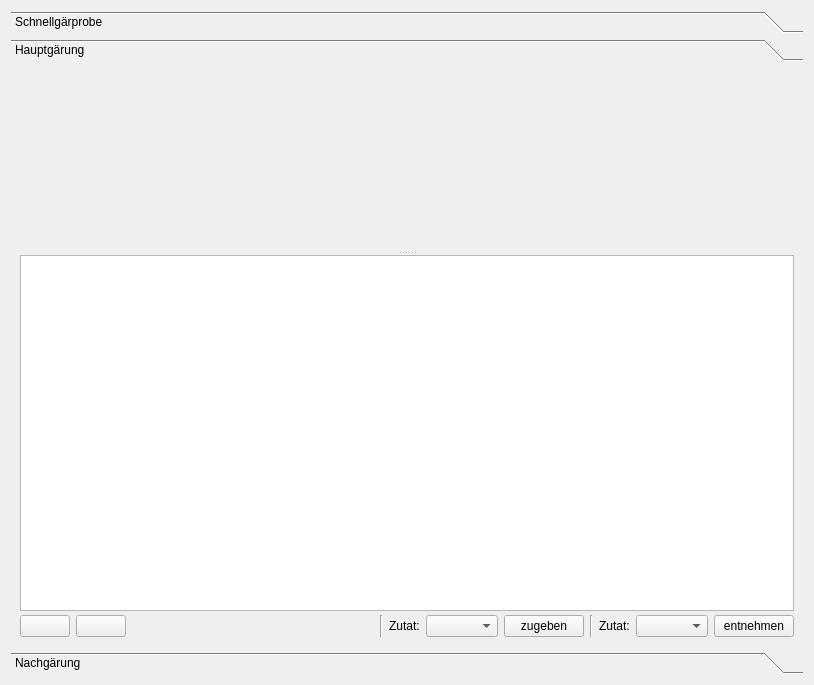
<?xml version="1.0" encoding="UTF-8"?>
<ui version="4.0">
 <class>TabGaerverlauf</class>
 <widget class="QWidget" name="TabGaerverlauf">
  <property name="geometry">
   <rect>
    <x>0</x>
    <y>0</y>
    <width>814</width>
    <height>685</height>
   </rect>
  </property>
  <layout class="QVBoxLayout" name="verticalLayout">
   <property name="spacing">
    <number>4</number>
   </property>
   <item>
    <widget class="QToolBox" name="toolBox_Gaerverlauf">
     <property name="currentIndex">
      <number>1</number>
     </property>
     <widget class="QWidget" name="pageSchnellgaerung">
      <property name="geometry">
       <rect>
        <x>0</x>
        <y>0</y>
        <width>796</width>
        <height>586</height>
       </rect>
      </property>
      <property name="toolTip">
       <string>&lt;html&gt;&lt;head/&gt;&lt;body&gt;&lt;p&gt;Dies ist das Feld für die Messungen der &lt;span style=&quot; font-weight:600;&quot;&gt;Schnellgärprobe&lt;/span&gt;.&lt;/p&gt;&lt;p&gt;Die Schnellgärprobe dient zum einen zur Bestimmung des Abfüllzeitpunktes beim Grünschlauchen und zum anderen zur Bestimmung der Zucker- oder Speisegabe zur Nachgärung wie der Hefeaktivität allgemein.&lt;/p&gt;&lt;p&gt;Die jeweils letzte Messung wird im Tab Braudaten bei aktivierter Schnellgärprobe in den Felder für den Endvergärungsgrad und den Alkoholgehalt, im Tab Abfülldaten im Feld Sudhausausbeute übernommen.&lt;/p&gt;&lt;p&gt;Ist die Schnellgärprobe aktiv, werden ihre Werte im Kleinen Brauhelfer vor der Hauptgärung bevorzugt. Damit ermöglicht sie Prognosen über den Gärverlauf.&lt;/p&gt;&lt;/body&gt;&lt;/html&gt;</string>
      </property>
      <attribute name="label">
       <string>Schnellgärprobe</string>
      </attribute>
      <layout class="QVBoxLayout" name="verticalLayout_3">
       <property name="spacing">
        <number>4</number>
       </property>
       <item>
        <widget class="QSplitter" name="splitterSchnellgaerung">
         <property name="orientation">
          <enum>Qt::Vertical</enum>
         </property>
         <widget class="WdgDiagramView" name="widget_DiaSchnellgaerverlauf" native="true">
          <property name="minimumSize">
           <size>
            <width>0</width>
            <height>100</height>
           </size>
          </property>
         </widget>
         <widget class="QWidget" name="verticalLayoutWidget">
          <layout class="QVBoxLayout" name="verticalLayout_2">
           <property name="spacing">
            <number>4</number>
           </property>
           <item>
            <widget class="TableView" name="tableWidget_Schnellgaerverlauf">
             <property name="alternatingRowColors">
              <bool>true</bool>
             </property>
             <property name="selectionBehavior">
              <enum>QAbstractItemView::SelectRows</enum>
             </property>
             <attribute name="verticalHeaderVisible">
              <bool>false</bool>
             </attribute>
            </widget>
           </item>
           <item>
            <widget class="QWidget" name="wdgEditSchnellgaerung" native="true">
             <layout class="QHBoxLayout" name="horizontalLayout_94">
              <property name="leftMargin">
               <number>0</number>
              </property>
              <property name="topMargin">
               <number>0</number>
              </property>
              <property name="rightMargin">
               <number>0</number>
              </property>
              <property name="bottomMargin">
               <number>0</number>
              </property>
              <item>
               <widget class="QPushButton" name="btnAddSchnellgaerMessung">
                <property name="minimumSize">
                 <size>
                  <width>50</width>
                  <height>0</height>
                 </size>
                </property>
                <property name="toolTip">
                 <string>&lt;html&gt;&lt;head/&gt;&lt;body&gt;&lt;p&gt;Hiermit werden die in den Feldern Datum, Restextrakt und Temperatur eingegebenen Werte als neue &lt;span style=&quot; font-weight:600;&quot;&gt;Messung&lt;/span&gt; in die Tabelle aufgenommen.&lt;/p&gt;&lt;/body&gt;&lt;/html&gt;</string>
                </property>
                <property name="icon">
                 <iconset resource="images.qrc">
                  <normaloff>:/images/plus.svg</normaloff>:/images/plus.svg</iconset>
                </property>
               </widget>
              </item>
              <item>
               <widget class="QPushButton" name="btnDelSchnellgaerMessung">
                <property name="minimumSize">
                 <size>
                  <width>50</width>
                  <height>0</height>
                 </size>
                </property>
                <property name="toolTip">
                 <string>&lt;html&gt;&lt;head/&gt;&lt;body&gt;&lt;p&gt;Hier wird eine &lt;span style=&quot; font-weight:600;&quot;&gt;Messung gelöscht&lt;/span&gt;. Sie muss dazu markiert sein.&lt;/p&gt;&lt;/body&gt;&lt;/html&gt;</string>
                </property>
                <property name="icon">
                 <iconset resource="images.qrc">
                  <normaloff>:/images/minus.svg</normaloff>:/images/minus.svg</iconset>
                </property>
               </widget>
              </item>
              <item>
               <spacer name="horizontalSpacer_67">
                <property name="orientation">
                 <enum>Qt::Horizontal</enum>
                </property>
                <property name="sizeHint" stdset="0">
                 <size>
                  <width>18</width>
                  <height>20</height>
                 </size>
                </property>
               </spacer>
              </item>
             </layout>
            </widget>
           </item>
          </layout>
         </widget>
        </widget>
       </item>
      </layout>
     </widget>
     <widget class="QWidget" name="pageHauptgaerung">
      <property name="geometry">
       <rect>
        <x>0</x>
        <y>0</y>
        <width>796</width>
        <height>586</height>
       </rect>
      </property>
      <property name="toolTip">
       <string>&lt;html&gt;&lt;head/&gt;&lt;body&gt;&lt;p&gt;Dies ist das Feld für die Messungen der &lt;span style=&quot; font-weight:600;&quot;&gt;Hauptgärung&lt;/span&gt;.&lt;/p&gt;&lt;p&gt;Die Hauptgärung gibt Auskunft über die Hefearbeit und damit der &lt;span style=&quot; font-weight:600;&quot;&gt;Hefeaktivität&lt;/span&gt;. Ziel ist es, den Endvergärungsgrad (EVG) innerhalb der Parameter der Hefe laut Herstellerangaben zu erreichen. Bei einer durchnittlichen Hefe sind dies 70%. Optimale Parameter bedeutet ein Maximum an Wirkungsgrad der jeweiligen Hefe. Werte unterhalb der Hefe-Parameter bedeuten unvergorenen Zucker und haben oft einen Fehlgeschmack zur Folge, der sich süßlich, auch Mastigkeit genannt, bemerkbar macht.&lt;/p&gt;&lt;p&gt;Die jeweils letzte Messung wird im Tab Braudaten für den Endvergärungsgrad und den Alkoholgehalt, im Tab Abfülldaten im Feld Sudhausausbeute übernommen. Die Werte der Schnellgärprobe werden primär in die genannten Felder eingetragen.&lt;/p&gt;&lt;p&gt;In allen Fällen sind aber die Werte der Hauptgärung bestimmend.&lt;/p&gt;&lt;/body&gt;&lt;/html&gt;</string>
      </property>
      <attribute name="label">
       <string>Hauptgärung</string>
      </attribute>
      <layout class="QVBoxLayout" name="verticalLayout_5">
       <property name="spacing">
        <number>4</number>
       </property>
       <item>
        <widget class="QSplitter" name="splitterHauptgaerung">
         <property name="orientation">
          <enum>Qt::Vertical</enum>
         </property>
         <widget class="WdgDiagramView" name="widget_DiaHauptgaerverlauf" native="true">
          <property name="minimumSize">
           <size>
            <width>0</width>
            <height>100</height>
           </size>
          </property>
         </widget>
         <widget class="QWidget" name="verticalLayoutWidget_2">
          <layout class="QVBoxLayout" name="verticalLayout_4">
           <property name="spacing">
            <number>4</number>
           </property>
           <item>
            <widget class="TableView" name="tableWidget_Hauptgaerverlauf">
             <property name="alternatingRowColors">
              <bool>true</bool>
             </property>
             <property name="selectionBehavior">
              <enum>QAbstractItemView::SelectRows</enum>
             </property>
             <attribute name="verticalHeaderVisible">
              <bool>false</bool>
             </attribute>
            </widget>
           </item>
           <item>
            <widget class="QWidget" name="wdgEditHauptgaerung1" native="true">
             <layout class="QHBoxLayout" name="horizontalLayout_95">
              <property name="leftMargin">
               <number>0</number>
              </property>
              <property name="topMargin">
               <number>0</number>
              </property>
              <property name="rightMargin">
               <number>0</number>
              </property>
              <property name="bottomMargin">
               <number>0</number>
              </property>
              <item>
               <widget class="QPushButton" name="btnAddHauptgaerMessung">
                <property name="minimumSize">
                 <size>
                  <width>50</width>
                  <height>0</height>
                 </size>
                </property>
                <property name="toolTip">
                 <string>&lt;html&gt;&lt;head/&gt;&lt;body&gt;&lt;p&gt;Hiermit werden die in den Feldern Datum, Restextrakt und Temperatur eingegebenen Werte als neue &lt;span style=&quot; font-weight:600;&quot;&gt;Messung&lt;/span&gt; in die Tabelle aufgenommen.&lt;/p&gt;&lt;/body&gt;&lt;/html&gt;</string>
                </property>
                <property name="icon">
                 <iconset resource="images.qrc">
                  <normaloff>:/images/plus.svg</normaloff>:/images/plus.svg</iconset>
                </property>
               </widget>
              </item>
              <item>
               <widget class="QPushButton" name="btnDelHauptgaerMessung">
                <property name="minimumSize">
                 <size>
                  <width>50</width>
                  <height>0</height>
                 </size>
                </property>
                <property name="toolTip">
                 <string>&lt;html&gt;&lt;head/&gt;&lt;body&gt;&lt;p&gt;Hier wird eine &lt;span style=&quot; font-weight:600;&quot;&gt;Messung gelöscht&lt;/span&gt;. Sie muss dazu markiert sein.&lt;/p&gt;&lt;/body&gt;&lt;/html&gt;</string>
                </property>
                <property name="icon">
                 <iconset resource="images.qrc">
                  <normaloff>:/images/minus.svg</normaloff>:/images/minus.svg</iconset>
                </property>
               </widget>
              </item>
              <item>
               <spacer name="horizontalSpacer">
                <property name="orientation">
                 <enum>Qt::Horizontal</enum>
                </property>
                <property name="sizeHint" stdset="0">
                 <size>
                  <width>40</width>
                  <height>20</height>
                 </size>
                </property>
               </spacer>
              </item>
              <item>
               <widget class="QWidget" name="widget_EwzZugeben" native="true">
                <layout class="QHBoxLayout" name="horizontalLayout_23">
                 <property name="leftMargin">
                  <number>0</number>
                 </property>
                 <property name="topMargin">
                  <number>0</number>
                 </property>
                 <property name="rightMargin">
                  <number>0</number>
                 </property>
                 <property name="bottomMargin">
                  <number>0</number>
                 </property>
                 <item>
                  <widget class="Line" name="line">
                   <property name="orientation">
                    <enum>Qt::Vertical</enum>
                   </property>
                  </widget>
                 </item>
                 <item>
                  <widget class="QLabel" name="label_3">
                   <property name="text">
                    <string>Zutat:</string>
                   </property>
                  </widget>
                 </item>
                 <item>
                  <widget class="ComboBox" name="comboBox_GaerungEwzAuswahl">
                   <property name="toolTip">
                    <string>&lt;html&gt;&lt;head/&gt;&lt;body&gt;&lt;p&gt;Der Klick auf den Button &lt;span style=&quot; font-weight:600;&quot;&gt;Zutat&lt;/span&gt; öffnet die Liste der im Rezept festgelegten Zutaten zur Zugabe. Im Tab Rezept ist dies ebenfalls möglich.&lt;/p&gt;&lt;p&gt;Wird die &lt;span style=&quot; font-weight:600;&quot;&gt;Zugabe&lt;/span&gt; und &lt;span style=&quot; font-weight:600;&quot;&gt;Entnahme&lt;/span&gt; nicht ausgeführt, kann später der Sud nicht als abgefüllt markiert werden.&lt;/p&gt;&lt;p&gt;In den Tabs &lt;span style=&quot; font-weight:600;&quot;&gt;Rezept&lt;/span&gt; und im &lt;span style=&quot; font-weight:600;&quot;&gt;Spickzettel&lt;/span&gt; ist der Zeitpunkt der Gabe und Entnahme eingestellt.&lt;/p&gt;&lt;/body&gt;&lt;/html&gt;</string>
                   </property>
                  </widget>
                 </item>
                 <item>
                  <widget class="QPushButton" name="btnGaerungEwzZugeben">
                   <property name="toolTip">
                    <string>&lt;html&gt;&lt;head/&gt;&lt;body&gt;&lt;p&gt;Mit Klick auf diesen Button wird dem Kleinen Brauhelfer die &lt;span style=&quot; font-weight:600;&quot;&gt;Zugabe&lt;/span&gt; einer Zutat mitgeteilt. An verschiedenen Stellen des Programms wird dies berücksichtigt.&lt;/p&gt;&lt;p&gt;Im Tab Rezept kann man im Reiter &lt;span style=&quot; font-weight:600;&quot;&gt;Weitere Zutaten &lt;/span&gt;ebenfalls Zutaten zugeben (und entnehmen).&lt;/p&gt;&lt;p&gt;Wird der Klick auf &lt;span style=&quot; font-weight:600;&quot;&gt;zugeben &lt;/span&gt;und &lt;span style=&quot; font-weight:600;&quot;&gt;entnehmen&lt;/span&gt; vergessen, kann später der Sud nicht als abgefüllt markiert werden. In den Tabs Rezept und Spickzettel ist der Zeitpunkt der Gabe und Entnahme festgehalten.&lt;/p&gt;&lt;/body&gt;&lt;/html&gt;</string>
                   </property>
                   <property name="text">
                    <string>zugeben</string>
                   </property>
                  </widget>
                 </item>
                </layout>
               </widget>
              </item>
              <item>
               <widget class="QWidget" name="widget_EwzEntnehmen" native="true">
                <layout class="QHBoxLayout" name="horizontalLayout_24">
                 <property name="leftMargin">
                  <number>0</number>
                 </property>
                 <property name="topMargin">
                  <number>0</number>
                 </property>
                 <property name="rightMargin">
                  <number>0</number>
                 </property>
                 <property name="bottomMargin">
                  <number>0</number>
                 </property>
                 <item>
                  <widget class="Line" name="line_2">
                   <property name="orientation">
                    <enum>Qt::Vertical</enum>
                   </property>
                  </widget>
                 </item>
                 <item>
                  <widget class="QLabel" name="label_70">
                   <property name="text">
                    <string>Zutat:</string>
                   </property>
                  </widget>
                 </item>
                 <item>
                  <widget class="ComboBox" name="comboBox_GaerungEwzAuswahlEntnahme">
                   <property name="toolTip">
                    <string>&lt;html&gt;&lt;head/&gt;&lt;body&gt;&lt;p&gt;Der Klick auf den Button &lt;span style=&quot; font-weight:600;&quot;&gt;Entnahme&lt;/span&gt; öffnet die Liste der im Rezept festgelegten Zutaten zur Gärung.&lt;/p&gt;&lt;p&gt;Entnommende Zutaten müssen hier ausgewählt und bestätigt werden. Im Tab Rezept ist dies ebenfalls möglich. Wird die &lt;span style=&quot; font-weight:600;&quot;&gt;Zugabe&lt;/span&gt; und &lt;span style=&quot; font-weight:600;&quot;&gt;Entnahme&lt;/span&gt; nicht ausgeführt, kann später der Sud nicht als abgefüllt markiert werden.&lt;/p&gt;&lt;p&gt;In den Tabs &lt;span style=&quot; font-weight:600;&quot;&gt;Rezept&lt;/span&gt; und im &lt;span style=&quot; font-weight:600;&quot;&gt;Spickzettel&lt;/span&gt; ist der Zeitpunkt der Gabe und Entnahme eingestellt.&lt;/p&gt;&lt;/body&gt;&lt;/html&gt;</string>
                   </property>
                  </widget>
                 </item>
                 <item>
                  <widget class="QPushButton" name="btnGaerungEwzEntnehmen">
                   <property name="toolTip">
                    <string>&lt;html&gt;&lt;head/&gt;&lt;body&gt;&lt;p&gt;Mit Klick auf diesen Button wird dem Kleinen Brauhelfer die &lt;span style=&quot; font-weight:600;&quot;&gt;Entnahme&lt;/span&gt; einer Zutat mitgeteilt. An verschiedenen Stellen des Programms wird dies berücksichtigt.&lt;/p&gt;&lt;p&gt;Im Tab Rezept kann man im Reiter &lt;span style=&quot; font-weight:600;&quot;&gt;Weitere Zutaten &lt;/span&gt;ebenfalls Zutaten zugeben (und entnehmen).&lt;/p&gt;&lt;p&gt;Wird der Klick auf &lt;span style=&quot; font-weight:600;&quot;&gt;zugeben &lt;/span&gt;und &lt;span style=&quot; font-weight:600;&quot;&gt;entnehmen&lt;/span&gt; vergessen, kann später der Sud nicht als abgefüllt markiert werden. In den Tabs Rezept und Spickzettel ist der Zeitpunkt der Gabe und Entnahme festgehalten.&lt;/p&gt;&lt;/body&gt;&lt;/html&gt;</string>
                   </property>
                   <property name="text">
                    <string>entnehmen</string>
                   </property>
                  </widget>
                 </item>
                </layout>
               </widget>
              </item>
             </layout>
            </widget>
           </item>
          </layout>
         </widget>
        </widget>
       </item>
      </layout>
     </widget>
     <widget class="QWidget" name="pageNachgaerung">
      <property name="geometry">
       <rect>
        <x>0</x>
        <y>0</y>
        <width>796</width>
        <height>586</height>
       </rect>
      </property>
      <property name="toolTip">
       <string>&lt;html&gt;&lt;head/&gt;&lt;body&gt;&lt;p&gt;Dies ist das Feld für die Messungen der &lt;span style=&quot; font-weight:600;&quot;&gt;Nachgärung&lt;/span&gt;.&lt;/p&gt;&lt;p&gt;Die Nachgärung ist die &lt;span style=&quot; font-weight:600;&quot;&gt;zweite Phase &lt;/span&gt;der Gärung. Um den gewünschten Kohlendioxidgehalt im Bier zu erreichen, muss die Nachgärung unter Druck stattfinden. Dazu wird das Jungbier in druckfeste Behälter (Drucktanks, Fässer oder Flaschen) geschlaucht. Von Interesse ist in der Nachgärung nur noch der Druck und gelöstes Kohlendioxid.&lt;/p&gt;&lt;/body&gt;&lt;/html&gt;</string>
      </property>
      <attribute name="label">
       <string>Nachgärung</string>
      </attribute>
      <layout class="QVBoxLayout" name="verticalLayout_7">
       <property name="spacing">
        <number>4</number>
       </property>
       <item>
        <widget class="QSplitter" name="splitterNachgaerung">
         <property name="orientation">
          <enum>Qt::Vertical</enum>
         </property>
         <widget class="WdgDiagramView" name="widget_DiaNachgaerverlauf" native="true">
          <property name="minimumSize">
           <size>
            <width>0</width>
            <height>100</height>
           </size>
          </property>
         </widget>
         <widget class="QWidget" name="verticalLayoutWidget_3">
          <layout class="QVBoxLayout" name="verticalLayout_6">
           <property name="spacing">
            <number>4</number>
           </property>
           <item>
            <widget class="TableView" name="tableWidget_Nachgaerverlauf">
             <property name="alternatingRowColors">
              <bool>true</bool>
             </property>
             <property name="selectionBehavior">
              <enum>QAbstractItemView::SelectRows</enum>
             </property>
             <attribute name="verticalHeaderVisible">
              <bool>false</bool>
             </attribute>
            </widget>
           </item>
           <item>
            <widget class="QWidget" name="wdgEditNachgaerung" native="true">
             <layout class="QHBoxLayout" name="horizontalLayout_96">
              <property name="leftMargin">
               <number>0</number>
              </property>
              <property name="topMargin">
               <number>0</number>
              </property>
              <property name="rightMargin">
               <number>0</number>
              </property>
              <property name="bottomMargin">
               <number>0</number>
              </property>
              <item>
               <widget class="QPushButton" name="btnAddNachgaerMessung">
                <property name="minimumSize">
                 <size>
                  <width>50</width>
                  <height>0</height>
                 </size>
                </property>
                <property name="toolTip">
                 <string>&lt;html&gt;&lt;head/&gt;&lt;body&gt;&lt;p&gt;Hiermit werden die in den Felder &lt;span style=&quot; font-weight:600;&quot;&gt;Datum&lt;/span&gt;, &lt;span style=&quot; font-weight:600;&quot;&gt;Druck&lt;/span&gt; und &lt;span style=&quot; font-weight:600;&quot;&gt;Temperatur&lt;/span&gt; eingegebenen Werte als neue &lt;span style=&quot; font-weight:600;&quot;&gt;Messung&lt;/span&gt; in die Tabelle aufgenommen.&lt;/p&gt;&lt;/body&gt;&lt;/html&gt;</string>
                </property>
                <property name="icon">
                 <iconset resource="images.qrc">
                  <normaloff>:/images/plus.svg</normaloff>:/images/plus.svg</iconset>
                </property>
               </widget>
              </item>
              <item>
               <widget class="QPushButton" name="btnDelNachgaerMessung">
                <property name="minimumSize">
                 <size>
                  <width>50</width>
                  <height>0</height>
                 </size>
                </property>
                <property name="toolTip">
                 <string>&lt;html&gt;&lt;head/&gt;&lt;body&gt;&lt;p&gt;Hier wird eine &lt;span style=&quot; font-weight:600;&quot;&gt;Messung gelöscht&lt;/span&gt;. Sie muss dazu markiert sein.&lt;/p&gt;&lt;/body&gt;&lt;/html&gt;</string>
                </property>
                <property name="icon">
                 <iconset resource="images.qrc">
                  <normaloff>:/images/minus.svg</normaloff>:/images/minus.svg</iconset>
                </property>
               </widget>
              </item>
              <item>
               <spacer name="horizontalSpacer_69">
                <property name="orientation">
                 <enum>Qt::Horizontal</enum>
                </property>
                <property name="sizeHint" stdset="0">
                 <size>
                  <width>18</width>
                  <height>20</height>
                 </size>
                </property>
               </spacer>
              </item>
             </layout>
            </widget>
           </item>
          </layout>
         </widget>
        </widget>
       </item>
      </layout>
     </widget>
    </widget>
   </item>
  </layout>
 </widget>
 <customwidgets>
  <customwidget>
   <class>ComboBox</class>
   <extends>QComboBox</extends>
   <header>widgets/combobox.h</header>
  </customwidget>
  <customwidget>
   <class>TableView</class>
   <extends>QTableView</extends>
   <header>widgets/tableview.h</header>
  </customwidget>
  <customwidget>
   <class>WdgDiagramView</class>
   <extends>QWidget</extends>
   <header>widgets/wdgdiagramview.h</header>
   <container>1</container>
  </customwidget>
 </customwidgets>
 <tabstops>
  <tabstop>tableWidget_Schnellgaerverlauf</tabstop>
  <tabstop>btnAddSchnellgaerMessung</tabstop>
  <tabstop>tableWidget_Hauptgaerverlauf</tabstop>
  <tabstop>btnAddHauptgaerMessung</tabstop>
  <tabstop>btnDelHauptgaerMessung</tabstop>
  <tabstop>comboBox_GaerungEwzAuswahl</tabstop>
  <tabstop>btnGaerungEwzZugeben</tabstop>
  <tabstop>comboBox_GaerungEwzAuswahlEntnahme</tabstop>
  <tabstop>btnGaerungEwzEntnehmen</tabstop>
  <tabstop>tableWidget_Nachgaerverlauf</tabstop>
  <tabstop>btnAddNachgaerMessung</tabstop>
 </tabstops>
 <resources>
  <include location="images.qrc"/>
 </resources>
 <connections/>
</ui>
